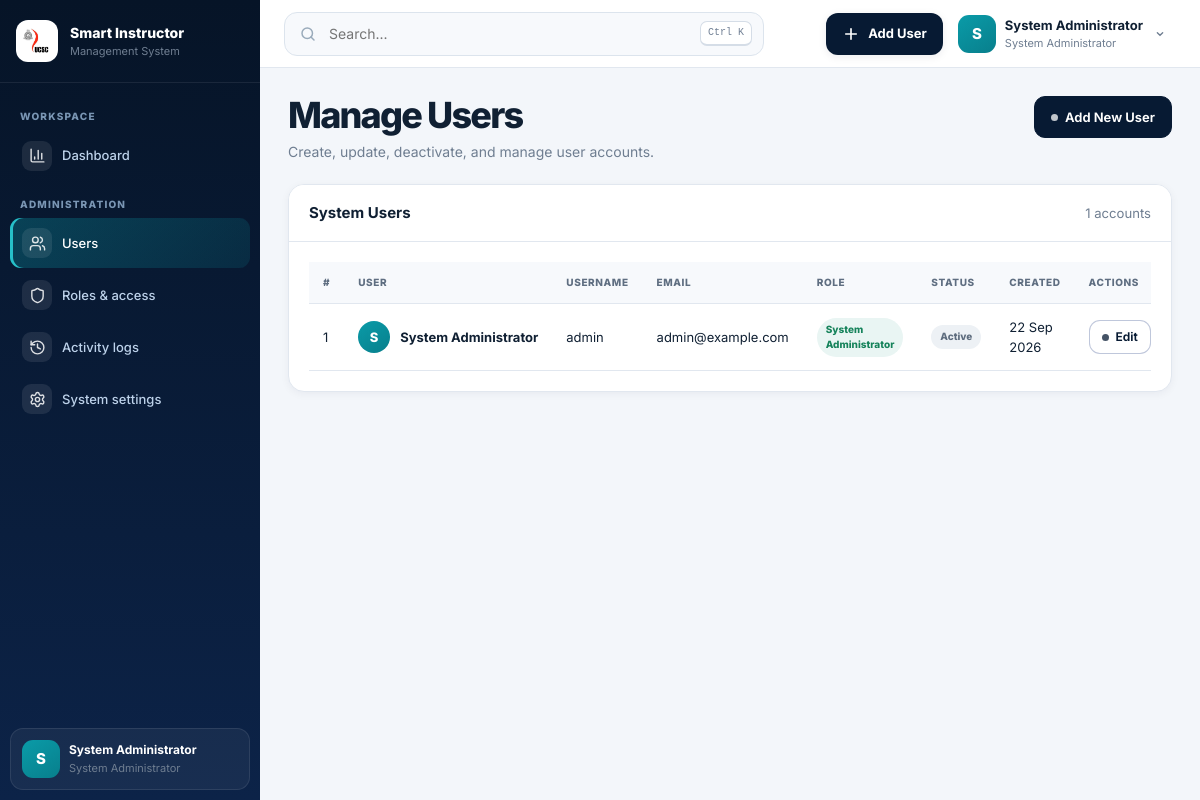
The page /admin/users.php (signed in) on the database its author committed.
### tables this page shows
CREATE TABLE `users` (
  `id` int(11) NOT NULL,
  `username` varchar(50) NOT NULL,
  `email` varchar(100) NOT NULL,
  `password` varchar(255) NOT NULL,
  `full_name` varchar(150) NOT NULL,
  `role_id` int(11) NOT NULL,
  `status` enum('active','inactive','suspended') DEFAULT 'active',
  `phone` varchar(20) DEFAULT NULL,
  `avatar_url` varchar(255) DEFAULT NULL,
  `created_at` timestamp NOT NULL DEFAULT current_timestamp(),
  `updated_at` timestamp NOT NULL DEFAULT current_timestamp() ON UPDATE current_timestamp()
);

CREATE TABLE `roles` (
  `id` int(11) NOT NULL,
  `role_name` varchar(100) NOT NULL,
  `description` text DEFAULT NULL,
  `created_at` timestamp NOT NULL DEFAULT current_timestamp()
);

### config/config.php (called while the page is built, shortened)
<?php
if (!function_exists('app_url')) {
    function app_url(string $path = ''): string {
        $path = ltrim($path, '/');
        return $path === '' ? SITE_URL : SITE_URL . '/' . $path;
    }
}

### includes/auth.php (called while the page is built, shortened)
<?php
require_once __DIR__ . '/../config/config.php';
require_once __DIR__ . '/../config/db.php';
function isLoggedIn() {
    return isset($_SESSION['user_id']) && !empty($_SESSION['user_id']);
}
function getCurrentUser() {
    global $pdo;
    static $cachedUser = null;
    if ($cachedUser === null) {
        $stmt = $pdo->prepare("SELECT u.*, r.role_name FROM users u JOIN roles r ON u.role_id = r.id WHERE u.id = ? LIMIT 1");
        $stmt->execute([$_SESSION['user_id']]);
        $cachedUser = $stmt->fetch();
    }
    return $cachedUser;
}
function getCurrentRoleId() {
    return isset($_SESSION['role_id']) ? (int)$_SESSION['role_id'] : null;
}
?>

### admin/users.php (the view, shortened to what this page needs)
<?php
require_once __DIR__ . '/../config/config.php';
require_once __DIR__ . '/../config/db.php';
require_once __DIR__ . '/../includes/auth.php';
require_once __DIR__ . '/../includes/functions.php';
require_once __DIR__ . '/../includes/dashboard_ui.php';
$users =$pdo->query("SELECT u.*, r.role_name FROM users u JOIN roles r ON u.role_id = r.id ORDER BY u.created_at DESC")->fetchAll(PDO::FETCH_ASSOC);
include __DIR__ . '/../includes/header.php';
?>
            <div class="page-toolbar">
                <div>
                    <h1>Manage Users</h1>
                    <p>Create, update, deactivate, and manage user accounts.</p>
                </div>
                <a href="<?= app_url('admin/add_user.php') ?>" class="btn btn-primary">
                    <span class="ui-dot" aria-hidden="true"></span>
                    Add New User
                </a>
            </div>
            <div class="card">
                <div class="card-header">
                    <h5>System Users</h5>
                    <span class="text-muted small"><?= count($users) ?> accounts</span>
                </div>
                <div class="card-body">
                    <div class="table-responsive">
                        <table class="table table-hover align-middle admin-table" id="manageUsersTable">
                            <thead>
                                <tr>
                                    <th>#</th>
                                    <th>User</th>
                                    <th>Username</th>
                                    <th>Email</th>
                                    <th>Role</th>
                                    <th>Status</th>
                                    <th>Created</th>
                                    <th class="text-end">Actions</th>
                                </tr>
                            </thead>
                            <tbody>
                                <?php foreach ($users as $index =>$user): ?>
                                    <tr>
                                        <td data-label="#"><?= $index + 1 ?></td>
                                        <td data-label="User">
                                            <div class="user-cell-flex">
                                                <?php
                                                    $cleanName = trim(preg_replace('/^(Dr\.|Prof\.|Mr\.|Mrs\.|Ms\.)\s+/i', '', $user['full_name'] ?? 'U'));$initial = mb_substr($cleanName, 0, 1);$avatarUrl = !empty($user['avatar_url']) ? app_url($user['avatar_url']) : null;
                                                ?>
                                                <?= sic_user_avatar($avatarUrl,$initial, 'avatar-mini') ?>
                                                <strong><?= htmlspecialchars($user['full_name']) ?></strong>
                                            </div>
                                        </td>
                                        <td data-label="Username"><?= htmlspecialchars($user['username']) ?></td>
                                        <td data-label="Email"><?= htmlspecialchars($user['email']) ?></td>
                                        <td data-label="Role"><span class="status-pill pill-blue"><?= htmlspecialchars(ucwords(str_replace('_', ' ', $user['role_name']))) ?></span></td>
                                        <td data-label="Status"><?= getStatusBadge($user['status']) ?></td>
                                        <td data-label="Created"><?= !empty($user['created_at']) ? date('d M Y', strtotime($user['created_at'])) : 'N/A' ?></td>
                                        <td data-label="Actions" class="text-end action-cell">
                                            <div class="action-btn-group">
                                                <a href="<?= app_url('admin/edit_user.php?id=' . (int)$user['id']) ?>" class="btn btn-sm btn-outline-primary">
                                                    <span class="ui-dot" aria-hidden="true"></span>
                                                    Edit
                                                </a>
                                            </div>
                                        </td>
                                    </tr>
                                <?php endforeach; ?>
                            </tbody>
                        </table>
                    </div>
                </div>
            </div>
<?php include __DIR__ . '/../includes/footer.php'; ?>

### includes/sidebar.php (shortened to what this page needs)
<?php
require_once __DIR__ . '/../config/config.php';
require_once __DIR__ . '/auth.php';
$currentRole = (int)getCurrentRoleId();
$currentPage = basename($_SERVER['PHP_SELF'] ?? '');
$currentUser = getCurrentUser() ?: [];
if (!function_exists('sidebar_link')) {
    function sidebar_link(string $path, string $label, string $icon, string $currentPage): void {
        $active = basename($path) === $currentPage ? ' active' : '';
        $iconUrl = app_url('assets/icons/' . $icon . '.svg');
        echo '<li><a class="sidebar-link' . $active . '" href="' . htmlspecialchars(app_url($path)) . '">';
        echo '<span class="sidebar-icon"><img src="' . htmlspecialchars($iconUrl) . '" alt=""></span>';
        echo '<span>' . htmlspecialchars($label) . '</span></a></li>';
    }
}
?>
<aside class="sidebar" id="sidebar">
  <div class="sidebar-head">
    <span class="sidebar-emblem"><img src="<?= app_url('assets/images/ucsc-logo.png') ?>" alt="UCSC"></span>
    <div><strong>Smart Instructor</strong><small>Management System</small></div>
  </div>
  <nav aria-label="Main navigation">
    <p class="sidebar-label">Workspace</p>
    <ul class="sidebar-nav">
      <?php
      $dashMap = [
        ROLE_ADMIN => 'admin/dashboard.php',
        ROLE_INSTRUCTOR => 'instructor/dashboard.php',
        ROLE_COORDINATOR => 'coordinator/dashboard.php',
        ROLE_CHIEF_COORDINATOR => 'chief_coordinator/dashboard.php',
        ROLE_NON_ACADEMIC => 'non_academic/dashboard.php',
        ROLE_PROJECT_COORDINATOR => 'project_coordinator/coordinator_dashboard.php',
        ROLE_DIRECTOR => 'director/dashboard.php'
      ];
      sidebar_link($dashMap[$currentRole] ?? 'index.php', 'Dashboard', 'chart-column', $currentPage);
      if ($currentRole === ROLE_ADMIN) {
        echo '<p class="sidebar-label">Administration</p>';
      }
      ?>
    </ul>
  </nav>
  <div class="sidebar-user">
    <span class="avatar"><?= htmlspecialchars(strtoupper(substr((string)($currentUser['full_name'] ?? 'U'), 0, 1))) ?></span>
    <span><strong><?= htmlspecialchars($currentUser['full_name'] ?? 'UCSC User') ?></strong><small><?= htmlspecialchars($currentUser['role_name'] ?? 'System User') ?></small></span>
  </div>
</aside>

### includes/navbar.php (shortened to what this page needs)
<?php
$roleId = function_exists('getCurrentRoleId') ? (int)getCurrentRoleId() : 0;
$userAvatarUrl = !empty($_SESSION['avatar_url']) ? app_url($_SESSION['avatar_url']) : (!empty($currentUser['avatar_url']) ? app_url($currentUser['avatar_url']) : null);
$cleanName = trim(preg_replace('/^(Dr\.|Prof\.|Mr\.|Mrs\.|Ms\.)\s+/i', '', $displayName ?? 'User'));
$firstInitial = mb_substr($cleanName, 0, 1);
?>
<header class="topbar">
  <div class="topbar-inner">
    <div class="topbar-left">
      <div class="global-search" role="search">
        <svg viewBox="0 0 24 24" fill="none" stroke="currentColor" stroke-width="2" stroke-linecap="round"><circle cx="11" cy="11" r="7"/><path d="m20 20-4-4"/></svg>
        <input id="globalSearch" type="search" placeholder="Search..." aria-label="Search this page">
        <kbd>Ctrl K</kbd>
      </div>
    </div>
    <div class="top-actions">
      <?php if ($roleId === ROLE_ADMIN): ?>
      <div class="menu-wrap">
        <button class="primary-action" type="button" data-menu-button="quickMenu" aria-expanded="false">
          <svg viewBox="0 0 24 24" fill="none" stroke="currentColor" stroke-width="2.2" stroke-linecap="round"><path d="M12 5v14M5 12h14"/></svg>
          <span>Add User</span>
        </button>
      </div>
      <?php endif; ?>
      <div class="menu-wrap">
        <button class="profile-button" type="button" data-menu-button="profileMenu" aria-expanded="false">
          <?= sic_user_avatar($userAvatarUrl, $firstInitial, 'avatar') ?>
          <span class="profile-copy">
            <strong><?= htmlspecialchars($displayName) ?></strong>
            <small><?= htmlspecialchars($roleName) ?></small>
          </span>
          <svg class="chevron" viewBox="0 0 24 24" fill="none" stroke="currentColor" stroke-width="2" stroke-linecap="round"><path d="m8 10 4 4 4-4"/></svg>
        </button>
      </div>
    </div>
  </div>
</header>

### includes/functions.php (shortened to what this page needs)
<?php
require_once __DIR__ . '/../config/config.php';
require_once __DIR__ . '/../config/db.php';
require_once __DIR__ . '/auth.php';
function sic_user_avatar(?string $avatarUrl, string $fallbackInitial = 'U', string $class = 'avatar'): string {
    $class = htmlspecialchars($class, ENT_QUOTES, 'UTF-8');
    $initial = htmlspecialchars(mb_strtoupper($fallbackInitial !== '' ? mb_substr($fallbackInitial, 0, 1) : 'U'), ENT_QUOTES, 'UTF-8');
    return '<span class="' . $class . '">' . $initial . '</span>';
}
function getStatusBadge($status) {
    $status = strtolower($status);
    $badges = [
        'active' => '<span class="badge bg-success">Active</span>',
        'inactive' => '<span class="badge bg-secondary">Inactive</span>',
        'pending' => '<span class="badge bg-warning text-dark">Pending</span>',
        'approved' => '<span class="badge bg-success">Approved</span>',
        'rejected' => '<span class="badge bg-danger">Rejected</span>',
        'assigned' => '<span class="badge bg-primary">Assigned</span>',
        'completed' => '<span class="badge bg-info">Completed</span>',
        'confirmed' => '<span class="badge bg-success">Confirmed</span>',
        'cancelled' => '<span class="badge bg-danger">Cancelled</span>',
        'scheduled' => '<span class="badge bg-primary">Scheduled</span>',
        'low' => '<span class="badge bg-secondary">Low</span>',
        'medium' => '<span class="badge bg-info">Medium</span>',
        'high' => '<span class="badge bg-warning text-dark">High</span>',
        'urgent' => '<span class="badge bg-danger">Urgent</span>',
        'handled' => '<span class="badge bg-success">Handled</span>',
    ];
    return $badges[$status] ?? '<span class="badge bg-secondary">' . ucfirst($status) . '</span>';
}

### admin/users.php (style rules this page uses)
.avatar-mini { width: 32px !important; height: 32px !important; min-width: 32px !important; min-height: 32px !important; flex: 0 0 32px !important; display: grid !important; place-items: center !important; border-radius: 50% !important; background: linear-gradient(145deg, var(--teal2, #0a9ba8), var(--teal, #087f8c)) !important; color: #ffffff !important; font-weight: 800 !important; font-size: 13px !important; overflow: hidden !important; }
.user-cell-flex { display: flex !important; align-items: center !important; gap: 10px !important; flex-wrap: nowrap !important; }
.user-cell-flex strong { white-space: nowrap !important; }
.action-cell { text-align: right !important; white-space: nowrap !important; }
.action-btn-group { display: inline-flex !important; align-items: center !important; justify-content: flex-end !important; gap: 8px !important; }
.action-btn-group .btn { margin: 0 !important; }

### rows shown on the page
users: full_name "S", full_name "System Administrator", role.role_name "System Administrator", username "admin", email "admin@example.com", status "Active", created_at "22 Sep 2026"

### other values the page prints
$label "Dashboard Users Roles & access Activity logs System settings"
count($users) "1"
